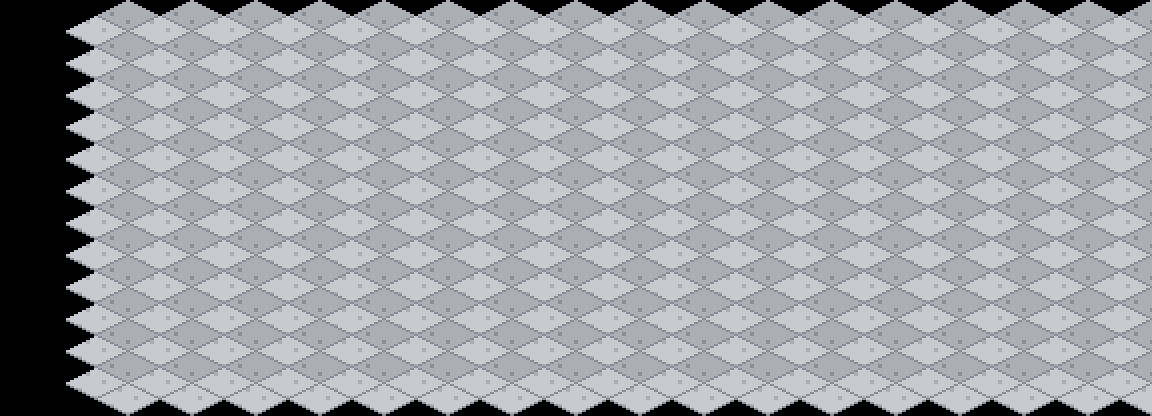

Tiled map render using the project's own tile images. Description and the whole map definition, tile-layer contents included, below:
An orthogonal 18x13 tile map with 64x32 px tiles, 1 tile layer (suelo).

<map version="1.10" orientation="orthogonal" renderorder="right-down" width="18" height="13" tilewidth="64" tileheight="32" infinite="0" nextlayerid="2" nextobjectid="1">
 <tileset firstgid="1" name="terreno_mundo" tilewidth="128" tileheight="64" tilecount="203" columns="8">
  <image source="../textures/../textures/terreno_mundo.png" width="1024" height="1664" />
 </tileset>
 <layer id="1" name="suelo" width="18" height="13">
  <data encoding="csv">
0,0,0,0,0,0,0,0,0,0,0,0,0,0,0,0,0,0,
0,161,161,161,161,161,161,161,161,161,161,161,161,161,161,161,161,161,
0,161,161,161,161,161,161,161,161,161,161,161,161,161,161,161,161,161,
0,161,161,161,161,161,161,161,161,161,161,161,161,161,161,161,161,161,
0,161,161,161,161,161,161,161,161,161,161,161,161,161,161,161,161,161,
0,161,161,161,161,161,161,161,161,161,161,161,161,161,161,161,161,161,
0,161,161,161,161,161,161,161,161,161,161,161,161,161,161,161,161,161,
0,161,161,161,161,161,161,161,161,161,161,161,161,161,161,161,161,161,
0,161,161,161,161,161,161,161,161,161,161,161,161,161,161,161,161,161,
0,161,161,161,161,161,161,161,161,161,161,161,161,161,161,161,161,161,
0,161,161,161,161,161,161,161,161,161,161,161,161,161,161,161,161,161,
0,161,161,161,161,161,161,161,161,161,161,161,161,161,161,161,161,161,
0,161,161,161,161,161,161,161,161,161,161,161,161,161,161,161,161,161
</data>
 </layer>
</map>
